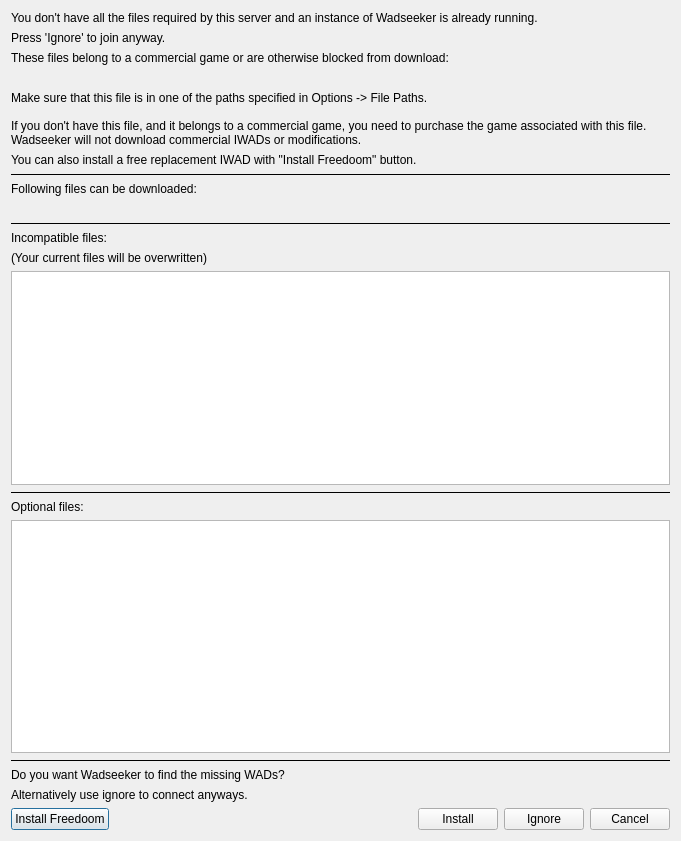
<?xml version="1.0" encoding="UTF-8"?>
<ui version="4.0">
 <class>MissingWadsDialog</class>
 <widget class="QDialog" name="MissingWadsDialog">
  <property name="geometry">
   <rect>
    <x>0</x>
    <y>0</y>
    <width>681</width>
    <height>841</height>
   </rect>
  </property>
  <property name="windowTitle">
   <string>Doomseeker - files are missing</string>
  </property>
  <layout class="QVBoxLayout" name="verticalLayout">
   <item>
    <widget class="QWidget" name="areaWadseekerAlreadyRunning" native="true">
     <property name="sizePolicy">
      <sizepolicy hsizetype="Minimum" vsizetype="Minimum">
       <horstretch>0</horstretch>
       <verstretch>0</verstretch>
      </sizepolicy>
     </property>
     <layout class="QVBoxLayout" name="verticalLayout_5">
      <property name="leftMargin">
       <number>0</number>
      </property>
      <property name="topMargin">
       <number>0</number>
      </property>
      <property name="rightMargin">
       <number>0</number>
      </property>
      <property name="bottomMargin">
       <number>0</number>
      </property>
      <item>
       <widget class="QLabel" name="label_5">
        <property name="text">
         <string>You don't have all the files required by this server and an instance of Wadseeker is already running.</string>
        </property>
        <property name="wordWrap">
         <bool>true</bool>
        </property>
       </widget>
      </item>
      <item>
       <widget class="QLabel" name="lblUseIgnoreCantRun">
        <property name="sizePolicy">
         <sizepolicy hsizetype="Minimum" vsizetype="Minimum">
          <horstretch>0</horstretch>
          <verstretch>0</verstretch>
         </sizepolicy>
        </property>
        <property name="text">
         <string>Press 'Ignore' to join anyway.</string>
        </property>
       </widget>
      </item>
     </layout>
    </widget>
   </item>
   <item>
    <widget class="QWidget" name="areaWadseekerCanBeRun" native="true">
     <property name="sizePolicy">
      <sizepolicy hsizetype="Minimum" vsizetype="Minimum">
       <horstretch>0</horstretch>
       <verstretch>0</verstretch>
      </sizepolicy>
     </property>
     <layout class="QVBoxLayout" name="verticalLayout_6">
      <property name="leftMargin">
       <number>0</number>
      </property>
      <property name="topMargin">
       <number>0</number>
      </property>
      <property name="rightMargin">
       <number>0</number>
      </property>
      <property name="bottomMargin">
       <number>0</number>
      </property>
      <item>
       <widget class="QWidget" name="areaCantBeDownloaded" native="true">
        <layout class="QVBoxLayout" name="verticalLayout_4">
         <property name="leftMargin">
          <number>0</number>
         </property>
         <property name="topMargin">
          <number>0</number>
         </property>
         <property name="rightMargin">
          <number>0</number>
         </property>
         <property name="bottomMargin">
          <number>0</number>
         </property>
         <item>
          <widget class="QLabel" name="label_11">
           <property name="text">
            <string>These files belong to a commercial game or are otherwise blocked from download:</string>
           </property>
          </widget>
         </item>
         <item>
          <widget class="QLabel" name="lblCantBeDownloadedFiles">
           <property name="sizePolicy">
            <sizepolicy hsizetype="Minimum" vsizetype="Minimum">
             <horstretch>0</horstretch>
             <verstretch>0</verstretch>
            </sizepolicy>
           </property>
           <property name="text">
            <string>&lt;files&gt;</string>
           </property>
           <property name="alignment">
            <set>Qt::AlignCenter</set>
           </property>
           <property name="wordWrap">
            <bool>true</bool>
           </property>
          </widget>
         </item>
         <item>
          <widget class="QLabel" name="label_4">
           <property name="sizePolicy">
            <sizepolicy hsizetype="Minimum" vsizetype="Minimum">
             <horstretch>0</horstretch>
             <verstretch>0</verstretch>
            </sizepolicy>
           </property>
           <property name="text">
            <string>Make sure that this file is in one of the paths specified in Options -&gt; File Paths.

If you don't have this file, and it belongs to a commercial game, you need to purchase the game associated with this file. Wadseeker will not download commercial IWADs or modifications.</string>
           </property>
           <property name="wordWrap">
            <bool>true</bool>
           </property>
          </widget>
         </item>
         <item>
          <widget class="QLabel" name="lblInstallFreedoom">
           <property name="text">
            <string>You can also install a free replacement IWAD with &quot;Install Freedoom&quot; button.</string>
           </property>
          </widget>
         </item>
         <item>
          <widget class="Line" name="line">
           <property name="frameShadow">
            <enum>QFrame::Plain</enum>
           </property>
           <property name="orientation">
            <enum>Qt::Horizontal</enum>
           </property>
          </widget>
         </item>
        </layout>
       </widget>
      </item>
      <item>
       <widget class="QWidget" name="areaCanBeDownloadedFiles" native="true">
        <layout class="QVBoxLayout" name="verticalLayout_2">
         <property name="leftMargin">
          <number>0</number>
         </property>
         <property name="topMargin">
          <number>0</number>
         </property>
         <property name="rightMargin">
          <number>0</number>
         </property>
         <property name="bottomMargin">
          <number>0</number>
         </property>
         <item>
          <widget class="QLabel" name="label_3">
           <property name="text">
            <string>Following files can be downloaded:</string>
           </property>
          </widget>
         </item>
         <item>
          <widget class="QLabel" name="lblCanBeDownloadedFiles">
           <property name="sizePolicy">
            <sizepolicy hsizetype="Minimum" vsizetype="Minimum">
             <horstretch>0</horstretch>
             <verstretch>0</verstretch>
            </sizepolicy>
           </property>
           <property name="text">
            <string>&lt;files&gt;</string>
           </property>
           <property name="alignment">
            <set>Qt::AlignCenter</set>
           </property>
           <property name="wordWrap">
            <bool>true</bool>
           </property>
          </widget>
         </item>
         <item>
          <widget class="Line" name="line_3">
           <property name="frameShadow">
            <enum>QFrame::Plain</enum>
           </property>
           <property name="orientation">
            <enum>Qt::Horizontal</enum>
           </property>
          </widget>
         </item>
        </layout>
       </widget>
      </item>
      <item>
       <widget class="QWidget" name="areaIncompatibleFiles" native="true">
        <layout class="QVBoxLayout" name="verticalLayout_7">
         <property name="leftMargin">
          <number>0</number>
         </property>
         <property name="topMargin">
          <number>0</number>
         </property>
         <property name="rightMargin">
          <number>0</number>
         </property>
         <property name="bottomMargin">
          <number>0</number>
         </property>
         <item>
          <widget class="QLabel" name="label_13">
           <property name="text">
            <string>Incompatible files:</string>
           </property>
          </widget>
         </item>
         <item>
          <widget class="QLabel" name="label_14">
           <property name="text">
            <string>(Your current files will be overwritten)</string>
           </property>
          </widget>
         </item>
         <item>
          <widget class="QListWidget" name="incompatibleFilesList"/>
         </item>
         <item>
          <widget class="Line" name="line_7">
           <property name="frameShadow">
            <enum>QFrame::Plain</enum>
           </property>
           <property name="orientation">
            <enum>Qt::Horizontal</enum>
           </property>
          </widget>
         </item>
        </layout>
       </widget>
      </item>
      <item>
       <widget class="QWidget" name="areaOptionalFiles" native="true">
        <layout class="QVBoxLayout" name="verticalLayout_3">
         <property name="leftMargin">
          <number>0</number>
         </property>
         <property name="topMargin">
          <number>0</number>
         </property>
         <property name="rightMargin">
          <number>0</number>
         </property>
         <property name="bottomMargin">
          <number>0</number>
         </property>
         <item>
          <widget class="QLabel" name="label_12">
           <property name="text">
            <string>Optional files:</string>
           </property>
          </widget>
         </item>
         <item>
          <widget class="QListWidget" name="optionalFilesList"/>
         </item>
         <item>
          <widget class="Line" name="line_6">
           <property name="frameShadow">
            <enum>QFrame::Plain</enum>
           </property>
           <property name="orientation">
            <enum>Qt::Horizontal</enum>
           </property>
          </widget>
         </item>
        </layout>
       </widget>
      </item>
      <item>
       <widget class="QLabel" name="label_2">
        <property name="text">
         <string>Do you want Wadseeker to find the missing WADs?</string>
        </property>
       </widget>
      </item>
      <item>
       <widget class="QLabel" name="lblUseIgnore">
        <property name="text">
         <string>Alternatively use ignore to connect anyways.</string>
        </property>
       </widget>
      </item>
     </layout>
    </widget>
   </item>
   <item>
    <widget class="QWidget" name="widget" native="true">
     <property name="sizePolicy">
      <sizepolicy hsizetype="Preferred" vsizetype="Maximum">
       <horstretch>0</horstretch>
       <verstretch>0</verstretch>
      </sizepolicy>
     </property>
     <layout class="QHBoxLayout" name="horizontalLayout">
      <property name="leftMargin">
       <number>0</number>
      </property>
      <property name="topMargin">
       <number>0</number>
      </property>
      <property name="rightMargin">
       <number>0</number>
      </property>
      <property name="bottomMargin">
       <number>0</number>
      </property>
      <item>
       <widget class="QPushButton" name="btnInstallFreedoom">
        <property name="text">
         <string>Install Freedoom</string>
        </property>
       </widget>
      </item>
      <item>
       <spacer name="horizontalSpacer">
        <property name="orientation">
         <enum>Qt::Horizontal</enum>
        </property>
        <property name="sizeHint" stdset="0">
         <size>
          <width>40</width>
          <height>20</height>
         </size>
        </property>
       </spacer>
      </item>
      <item>
       <widget class="QPushButton" name="btnInstall">
        <property name="sizePolicy">
         <sizepolicy hsizetype="Maximum" vsizetype="Fixed">
          <horstretch>0</horstretch>
          <verstretch>0</verstretch>
         </sizepolicy>
        </property>
        <property name="text">
         <string>Install</string>
        </property>
       </widget>
      </item>
      <item>
       <widget class="QPushButton" name="btnIgnore">
        <property name="text">
         <string>Ignore</string>
        </property>
       </widget>
      </item>
      <item>
       <widget class="QPushButton" name="btnCancel">
        <property name="sizePolicy">
         <sizepolicy hsizetype="Maximum" vsizetype="Fixed">
          <horstretch>0</horstretch>
          <verstretch>0</verstretch>
         </sizepolicy>
        </property>
        <property name="text">
         <string>Cancel</string>
        </property>
       </widget>
      </item>
     </layout>
    </widget>
   </item>
  </layout>
 </widget>
 <resources/>
 <connections>
  <connection>
   <sender>btnCancel</sender>
   <signal>clicked()</signal>
   <receiver>MissingWadsDialog</receiver>
   <slot>reject()</slot>
   <hints>
    <hint type="sourcelabel">
     <x>734</x>
     <y>703</y>
    </hint>
    <hint type="destinationlabel">
     <x>267</x>
     <y>226</y>
    </hint>
   </hints>
  </connection>
  <connection>
   <sender>btnIgnore</sender>
   <signal>clicked()</signal>
   <receiver>MissingWadsDialog</receiver>
   <slot>ignoreMissingFiles()</slot>
   <hints>
    <hint type="sourcelabel">
     <x>638</x>
     <y>703</y>
    </hint>
    <hint type="destinationlabel">
     <x>267</x>
     <y>226</y>
    </hint>
   </hints>
  </connection>
  <connection>
   <sender>btnInstall</sender>
   <signal>clicked()</signal>
   <receiver>MissingWadsDialog</receiver>
   <slot>installMissingFiles()</slot>
   <hints>
    <hint type="sourcelabel">
     <x>542</x>
     <y>703</y>
    </hint>
    <hint type="destinationlabel">
     <x>267</x>
     <y>226</y>
    </hint>
   </hints>
  </connection>
  <connection>
   <sender>btnInstallFreedoom</sender>
   <signal>clicked()</signal>
   <receiver>MissingWadsDialog</receiver>
   <slot>installFreedoom()</slot>
   <hints>
    <hint type="sourcelabel">
     <x>98</x>
     <y>703</y>
    </hint>
    <hint type="destinationlabel">
     <x>267</x>
     <y>226</y>
    </hint>
   </hints>
  </connection>
  <connection>
   <sender>optionalFilesList</sender>
   <signal>itemChanged(QListWidgetItem*)</signal>
   <receiver>MissingWadsDialog</receiver>
   <slot>updateStateAccordingToFileSelection()</slot>
   <hints>
    <hint type="sourcelabel">
     <x>668</x>
     <y>447</y>
    </hint>
    <hint type="destinationlabel">
     <x>755</x>
     <y>460</y>
    </hint>
   </hints>
  </connection>
  <connection>
   <sender>incompatibleFilesList</sender>
   <signal>itemChanged(QListWidgetItem*)</signal>
   <receiver>MissingWadsDialog</receiver>
   <slot>updateStateAccordingToFileSelection()</slot>
   <hints>
    <hint type="sourcelabel">
     <x>340</x>
     <y>651</y>
    </hint>
    <hint type="destinationlabel">
     <x>340</x>
     <y>420</y>
    </hint>
   </hints>
  </connection>
 </connections>
 <slots>
  <slot>installFreedoom()</slot>
  <slot>installMissingFiles()</slot>
  <slot>ignoreMissingFiles()</slot>
  <slot>updateStateAccordingToFileSelection()</slot>
 </slots>
</ui>
